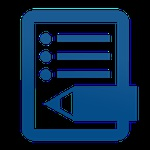
#> input picture server/media/cache/94/63/94637e9bbf31cd02acd1fa52f7a766b0.jpg, 150 x 150 px
$ python -i ImageBlobTools.py   (imports and definitions only)
#> lines starting #> are read from the running program, lines starting #| are printed output that depends on the picture; after the words box and inside, x2 and y2 are one past the last pixel; in counts of white or black regions, pixels touching at a corner belong together
import numpy as np, cv2

def biggestContour(contours, howmany=1):
    biggest = []
    for blob in contours: area = cv2.contourArea(blob); biggest.append( (area, blob) )
    if len(biggest)==0: return None
    biggest = sorted( biggest, key=lambda x: -x[0])
    if howmany==1: return biggest[0][1]
    return [x[1] for x in biggest[:howmany] ]

def getBiggestContour(image, howmany=1):
    (blobs, dummy) = cv2.findContours( image.copy(), cv2.RETR_EXTERNAL, cv2.CHAIN_APPROX_SIMPLE )
    return biggestContour(blobs, howmany)

def cutBiggestContour(image, howmany=1):
    contour = getBiggestContour(image)

    mask = zeros_like(image);cv2.drawContours(mask, np.array([contour]), -1, (255,255,255), -1 )
    tmp = cv2.bitwise_and( image, mask )

    rect = cv2.boundingRect(contour)
    x, y, w, h = rect
    x, y, xx, yy = x,y,x+w,y+h
    return tmp[y:yy, x:xx]

>>> import cv2
>>> picture = cv2.imread('../media/cache/94/63/94637e9bbf31cd02acd1fa52f7a766b0.jpg', cv2.IMREAD_GRAYSCALE)
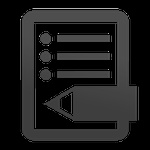
#> picture: shape (150, 150); min 0, max 182, mean 29.5
>>> result = cutBiggestContour(picture)
#> in getBiggestContour, `(blobs, dummy) = cv2.findContours( image.copy(), cv2.RETR_EXTERNAL, cv..`: blobs = 38 contours, 37 with area under 20; largest, box (x1, y1, x2, y2) and area: (16, 8, 141, 144) 14984; dummy = 38 rows, first 6: [1, -1, -1, -1], [2, 0, -1, -1], [3, 1, -1, -1], [4, 2, -1, -1], [5, 3, -1, -1], [6, 4, -1, -1]
#> the loop in biggestContour, `for blob in contours: area = cv2.contourArea(blob); biggest.append( (a..` made 38 passes
#> area on pass 38: 14983.5
#> after the loop in biggestContour, `for blob in contours: area = cv2.contourArea(blob); biggest.append( (a..`: biggest = 38 items
#> in cutBiggestContour, `contour = getBiggestContour(image)`: contour = contour of 214 points, box (x1, y1, x2, y2) (16, 8, 141, 144), area 14984
#> (the run stopped early here; a loop or call above may not have finished)
